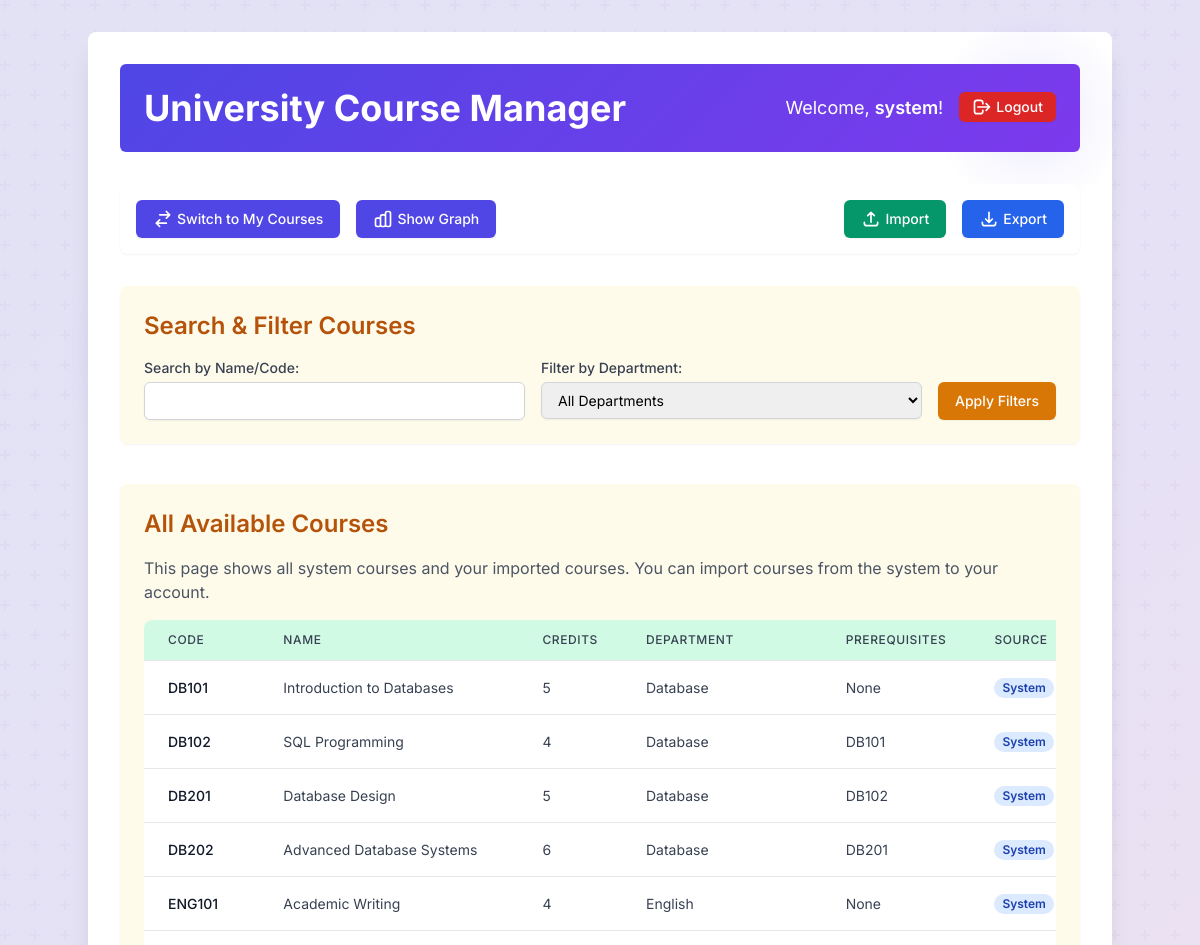
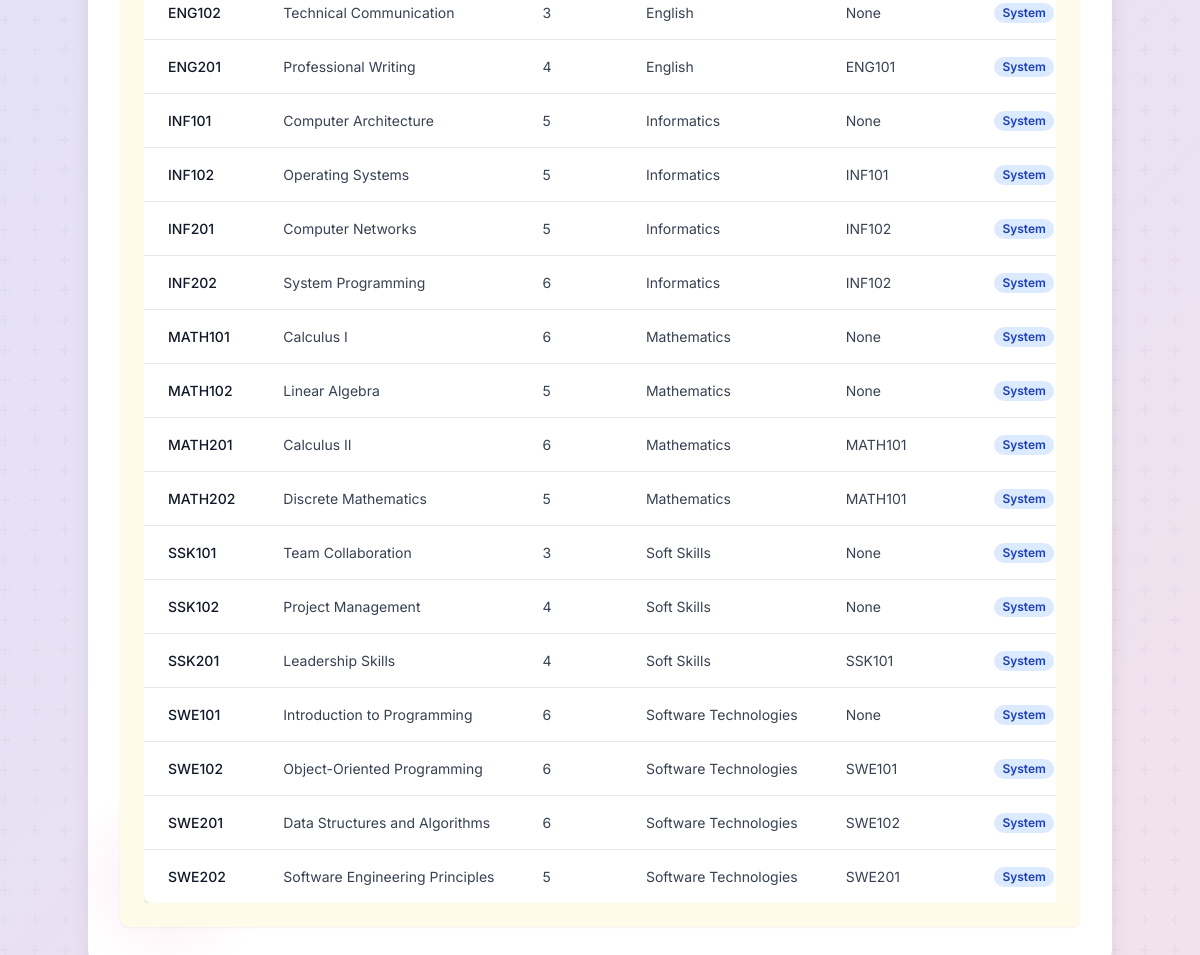
Screenshot of /app/all_courses.php (signed in) with the database file from the repository (2 pictures, top to bottom).
### tables this page shows
CREATE TABLE IF NOT EXISTS courses (
    user_id INT NOT NULL,
    course_code VARCHAR(20) NOT NULL,
    course_name VARCHAR(255) NOT NULL,
    credits INT NOT NULL,
    department ENUM('Mathematics', 'Software Technologies', 'Informatics', 'Database', 'English', 'Soft Skills', 'Other') NOT NULL DEFAULT 'Other',
    source_type ENUM('system', 'imported', 'added') NOT NULL DEFAULT 'added',
    created_at TIMESTAMP DEFAULT CURRENT_TIMESTAMP,
    PRIMARY KEY (user_id, course_code),
    FOREIGN KEY (user_id) REFERENCES users(id) ON DELETE CASCADE
);

### app/all_courses.php (called while the page is built, shortened)
<?php
require_once __DIR__ . '/config.php';
require_once __DIR__ . '/auth.php';
require_once __DIR__ . '/course_manager.php';
$current_user_id = $_SESSION['user_id'];
$system_user_id = getUserIdByUsername(SYSTEM_USERNAME);
$search_name = trim($_GET['search_name'] ?? '');
$filter_department = trim($_GET['filter_department'] ?? '');
$courses = getAllCoursesForUser($current_user_id, $system_user_id, $search_name, $filter_department);
$courses_to_display = $courses;
$current_search_name = $search_name;
$system_user_id = $system_user_id;
include __DIR__ . '/templates/layout.php';
?>

### app/config.php (called while the page is built, shortened)
<?php
function getDbConnection() {
    $conn = new mysqli(DB_SERVER, DB_USERNAME, DB_PASSWORD, DB_NAME);
    return $conn;
}
function getUserIdByUsername($username) {
    $conn = getDbConnection();
    $user_id = null;
    $stmt = $conn->prepare("SELECT id FROM users WHERE username = ?");
    $stmt->bind_param("s", $username);
    $stmt->execute();
    $result = $stmt->get_result();
    if ($row = $result->fetch_assoc()) {
        $user_id = $row['id'];
    }
    return $user_id;
}
?>

### app/course_manager.php (called while the page is built, shortened)
<?php
require_once __DIR__ . '/config.php';
function getAllCoursesForUser($user_id, $system_user_id, $search = '', $department = '') {
    $conn = getDbConnection();
    $query = "
        SELECT c.*,
               GROUP_CONCAT(DISTINCT cd.prerequisite_course_code) as prerequisites
        FROM courses c
        LEFT JOIN course_dependencies cd ON c.user_id = cd.course_user_id AND c.course_code = cd.course_code
        WHERE (c.user_id = ? OR c.user_id = ?)
    ";
    $params = [$user_id, $system_user_id];
    $types = "ii";
    $query .= " GROUP BY c.user_id, c.course_code ORDER BY c.created_at DESC";
    $stmt = $conn->prepare($query);
    $stmt->bind_param($types, ...$params);
    $stmt->execute();
    $result = $stmt->get_result();
    $courses = [];
    while ($row = $result->fetch_assoc()) {
        $row['prerequisites'] = $row['prerequisites'] ? explode(',', $row['prerequisites']) : [];
        $courses[] = $row;
    }
    return $courses;
}
?>

### app/templates/all_courses.php (the view, shortened to what this page needs)
<div class="mb-10 p-6 bg-yellow-50 rounded-lg shadow-sm">
    <h2 class="text-2xl font-semibold text-yellow-700 mb-4">Search & Filter Courses</h2>
    <form action="all_courses.php" method="get" class="space-y-4 md:flex md:space-y-0 md:space-x-4">
        <div class="flex-1">
            <label for="search_name" class="block text-sm font-medium text-gray-700">Search by Name/Code:</label>
            <input type="text" id="search_name" name="search_name"
                   value="<?php echo htmlspecialchars($current_search_name); ?>"
                   class="mt-1 block w-full px-3 py-2 border border-gray-300 rounded-md shadow-sm focus:outline-none focus:ring-yellow-500 focus:border-yellow-500 sm:text-sm">
        </div>
        <div class="flex-1">
            <label for="filter_department" class="block text-sm font-medium text-gray-700">Filter by Department:</label>
            <select id="filter_department" name="filter_department"
                    class="mt-1 block w-full px-3 py-2 border border-gray-300 rounded-md shadow-sm focus:outline-none focus:ring-yellow-500 focus:border-yellow-500 sm:text-sm">
                <option value="">All Departments</option>
            </select>
        </div>
        <div class="md:self-end">
            <button type="submit"
                    class="inline-flex items-center px-4 py-2 border border-transparent text-sm font-medium rounded-md shadow-sm text-white bg-yellow-600 hover:bg-yellow-700 focus:outline-none focus:ring-2 focus:ring-offset-2 focus:ring-yellow-500">
                Apply Filters
            </button>
        </div>
    </form>
</div>
<div class="p-6 bg-yellow-50 rounded-lg shadow-sm">
    <h2 class="text-2xl font-semibold text-yellow-700 mb-4">All Available Courses</h2>
    <p class="text-gray-600 mb-4">This page shows all system courses and your imported courses. You can import courses from the system to your account.</p>
    <div class="overflow-x-auto">
        <table class="min-w-full divide-y divide-gray-200 shadow-md rounded-lg overflow-hidden">
            <thead class="bg-green-100">
                <tr>
                    <th scope="col" class="px-6 py-3 text-left text-xs font-medium text-gray-700 uppercase tracking-wider rounded-tl-lg">Code</th>
                    <th scope="col" class="px-6 py-3 text-left text-xs font-medium text-gray-700 uppercase tracking-wider">Name</th>
                    <th scope="col" class="px-6 py-3 text-left text-xs font-medium text-gray-700 uppercase tracking-wider">Credits</th>
                    <th scope="col" class="px-6 py-3 text-left text-xs font-medium text-gray-700 uppercase tracking-wider">Department</th>
                    <th scope="col" class="px-6 py-3 text-left text-xs font-medium text-gray-700 uppercase tracking-wider">Prerequisites</th>
                    <th scope="col" class="px-6 py-3 text-left text-xs font-medium text-gray-700 uppercase tracking-wider rounded-tr-lg">Source</th>
                </tr>
            </thead>
            <tbody class="bg-white divide-y divide-gray-200">
                <?php if (!empty($courses_to_display)): ?>
                    <?php foreach ($courses_to_display as $course): ?>
                        <tr class='hover:bg-gray-50'>
                            <td class='px-6 py-4 whitespace-nowrap text-sm font-medium text-gray-900'><?php echo htmlspecialchars($course['course_code']); ?></td>
                            <td class='px-6 py-4 whitespace-nowrap text-sm text-gray-700'><?php echo htmlspecialchars($course['course_name']); ?></td>
                            <td class='px-6 py-4 whitespace-nowrap text-sm text-gray-700'><?php echo htmlspecialchars($course['credits']); ?></td>
                            <td class='px-6 py-4 whitespace-nowrap text-sm text-gray-700'><?php echo htmlspecialchars($course['department']); ?></td>
                            <td class='px-6 py-4 text-sm text-gray-700'>
                                <?php
                                if (!empty($course['prerequisites'])) {
                                    $prereqs = is_array($course['prerequisites']) ? $course['prerequisites'] : explode(',', $course['prerequisites']);
                                    echo htmlspecialchars(implode(', ', $prereqs));
                                } else {
                                    echo 'None';
                                }
                                ?>
                            </td>
                            <td class='px-6 py-4 whitespace-nowrap text-sm text-gray-700'>
                                <?php if ($course['user_id'] === $system_user_id): ?>
                                    <span class="px-2 inline-flex text-xs leading-5 font-semibold rounded-full bg-blue-100 text-blue-800">System</span>
                                <?php else: ?>
                                    <span class="px-2 inline-flex text-xs leading-5 font-semibold rounded-full bg-green-100 text-green-800">
                                        <?php echo ucfirst($course['source_type']); ?>
                                    </span>
                                <?php endif; ?>
                            </td>
                        </tr>
                    <?php endforeach; ?>
                <?php else: ?>
                    <tr><td colspan='6' class='px-6 py-4 text-sm text-gray-500 text-center'>No courses found.</td></tr>
                <?php endif; ?>
            </tbody>
        </table>
    </div>
</div>

### app/templates/layout.php (style rules this page uses)
body { font-family: 'Inter', sans-serif; background-color: #f3f4f6; position: relative; min-height: 100vh; overflow-x: hidden; }
body::before { content: ''; position: fixed; top: 0; left: 0; width: 100%; height: 100%; z-index: -1; }

### rows the page displays
courses: course_code "DB101", course_name "Introduction to Databases", credits "5", department "Database", shows "None", shows "System"
courses: course_code "DB102", course_name "SQL Programming", credits "4", department "Database", prereqs "DB101", shows "System"
courses: course_code "DB201", course_name "Database Design", credits "5", department "Database", prereqs "DB102", shows "System"
courses: course_code "DB202", course_name "Advanced Database Systems", credits "6", department "Database", prereqs "DB201"
courses: course_code "ENG101", course_name "Academic Writing", credits "4", department "English", shows "None", shows "System"
courses: course_code "ENG102", course_name "Technical Communication", credits "3", department "English", shows "None", shows "System"
courses: course_code "ENG201", course_name "Professional Writing", credits "4", department "English", prereqs "ENG101", shows "System"
courses: course_code "INF101", course_name "Computer Architecture", credits "5", department "Informatics", shows "None", shows "System"
courses: course_code "INF102", course_name "Operating Systems", credits "5", department "Informatics", prereqs "INF101"
courses: course_code "INF201", course_name "Computer Networks", credits "5", department "Informatics", prereqs "INF102", shows "System"
courses: course_code "INF202", course_name "System Programming", credits "6", department "Informatics", prereqs "INF102"
courses: course_code "MATH101", course_name "Calculus I", credits "6", department "Mathematics", shows "None", shows "System"
courses: course_code "MATH102", course_name "Linear Algebra", credits "5", department "Mathematics", shows "None", shows "System"
courses: course_code "MATH201", course_name "Calculus II", credits "6", department "Mathematics", prereqs "MATH101", shows "System"
courses: course_code "MATH202", course_name "Discrete Mathematics", credits "5", department "Mathematics", prereqs "MATH101", shows "System"
courses: course_code "SSK101", course_name "Team Collaboration", credits "3", department "Soft Skills", shows "None", shows "System"
courses: course_code "SSK102", course_name "Project Management", credits "4", department "Soft Skills", shows "None", shows "System"
courses: course_code "SSK201", course_name "Leadership Skills", credits "4", department "Soft Skills", prereqs "SSK101", shows "System"
courses: course_code "SWE101", course_name "Introduction to Programming", credits "6", department "Software Technologies", shows "None", shows "System"
courses: course_code "SWE102", course_name "Object-Oriented Programming", credits "6", department "Software Technologies", prereqs "SWE101", shows "System"
courses: course_code "SWE201", course_name "Data Structures and Algorithms", credits "6", department "Software Technologies", prereqs "SWE102", shows "System"
courses: course_code "SWE202", course_name "Software Engineering Principles", credits "5", department "Software Technologies", prereqs "SWE201", shows "System"

### other values shown
$_SESSION['username'] "system"
$alternative_view "My Courses"
